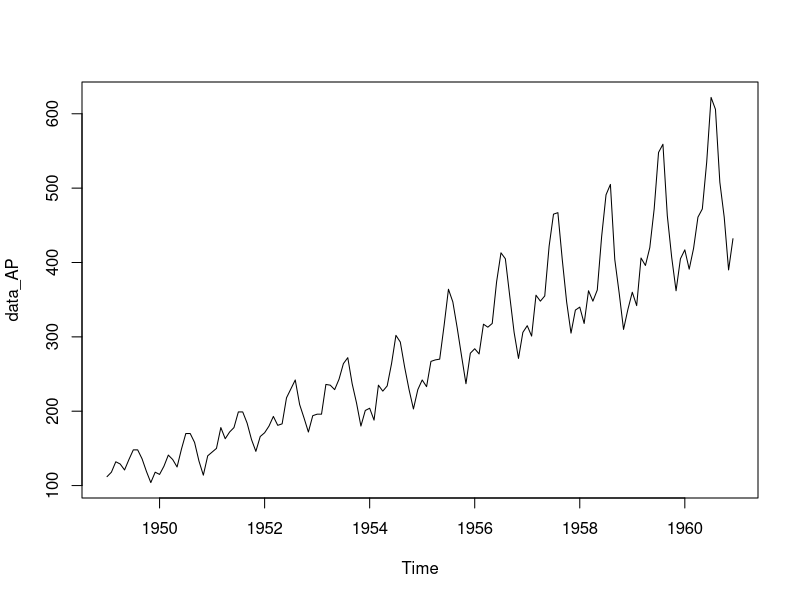
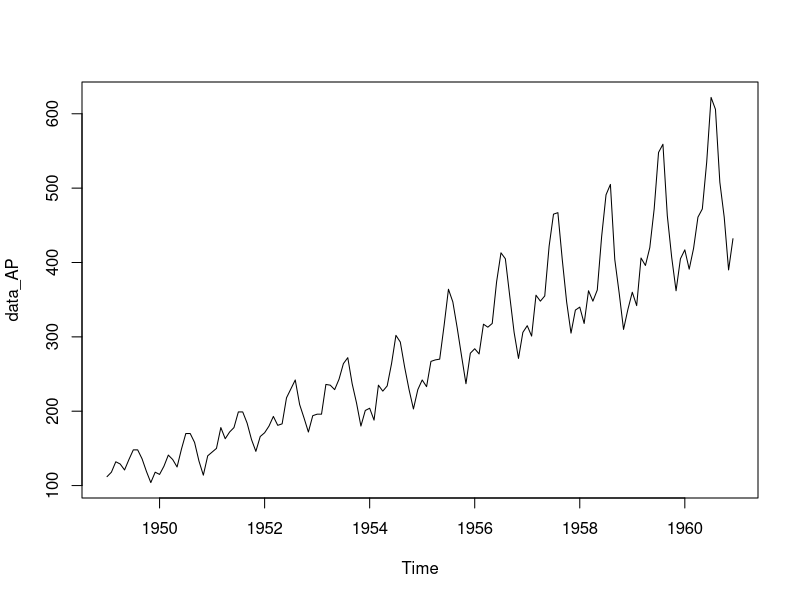
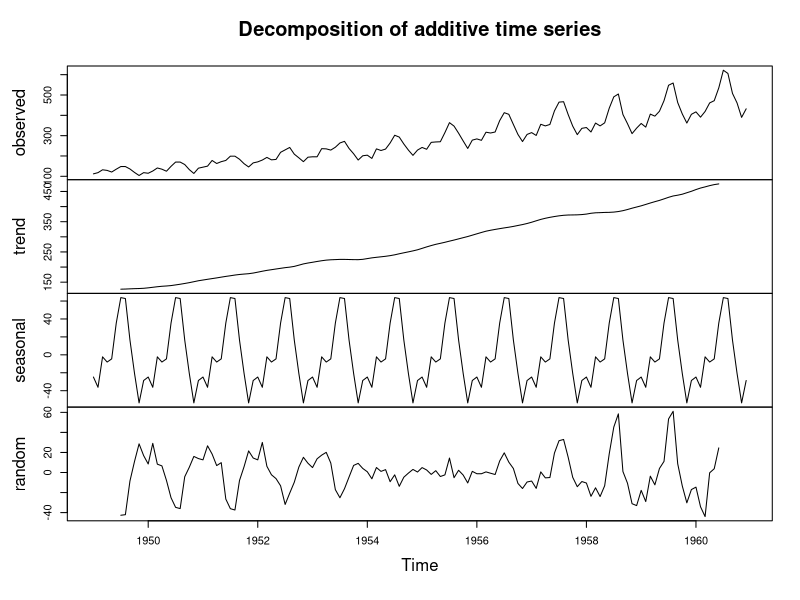
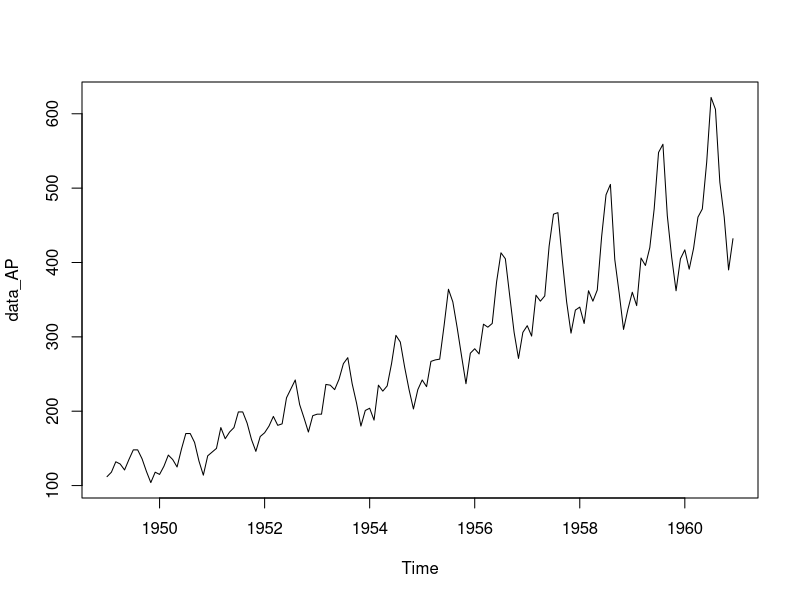

R code for these plots, in order: (Note: this script raises an error after producing the figures.)
# time series 
library(tidyverse)
AirPassengers
data_AP <- AirPassengers
head(data_AP)
tail(data_AP)
view(data_AP)
# time series function to specify the frequency
# 12 months data
# year starts from 1949
plot(data_AP)

attributes(data_AP)
start(data_AP)
end(data_AP)
# checking missing values
sum(is.na(data_AP))
# viewing statistical summary
summary(data_AP)
# since the data is already in ts, we don't have 
# apply ts() function
#ts(Ap, frequency=12,
#   start=c(1949,1))
# we'll create the decompose chart
plot(data_AP)
decompose_AP <- decompose(data_AP)
plot(decompose_AP)
# log transformation to smooth the data
data_AP_log <- log(data_AP)
plot(data_AP)

# train
model <- auto.arima(data_AP_log)

# forecast
f <- forecast(model, h = 6)
print(f)
accuracy(f)
